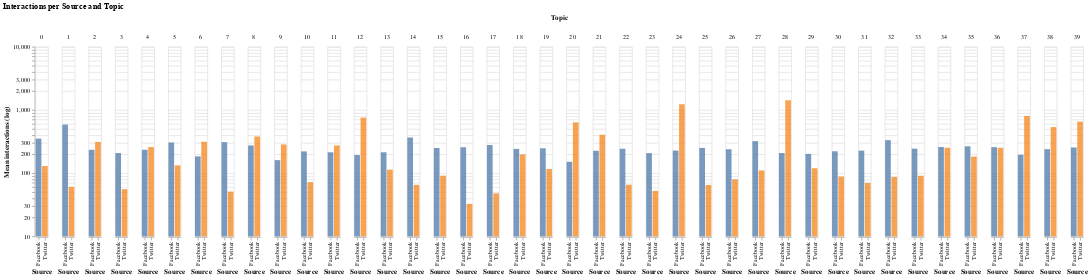

The notebook cell this image was saved under:
### Code cell
p_data = grouped.copy()
p_data["source"] = p_data.index.get_level_values("source")
p_data.columns = ["count", "sum", "mean", "Source"]
p_data.reset_index(inplace=True)
p_data["Topic"] = p_data.topic_interpretation

chart = alt.Chart(p_data, title="Interactions per Source and Topic").mark_bar().encode(
    alt.X("Source:N"),
    alt.Y("sum(mean):Q", 
          scale=alt.Scale(type="log", base=10),
          title="Mean interactions (log)"),
    column=alt.Column("topic:O", title="Topic"),
    color=alt.Color("Source", legend=None),
    opacity=alt.value(0.75),
    tooltip=["Topic"]
).properties(
    width=20
)

#chart.save(os.path.join(figures_path, "topics", "mean_interactions_per_source.html"))
chart

### Figure 1 — Vega-Lite specification as saved in the notebook (floating-point values rounded to 4 significant figures)
{"$schema": "https://vega.github.io/schema/vega-lite/v3.4.0.json", "config": {"mark": {"tooltip": null}, "view": {"height": 300, "width": 400}}, "data": {"name": "data-ac91a7fc7f07d11bac42b6972d47b0d1"}, "datasets": {"data-ac91a7fc7f07d11bac42b6972d47b0d1": [{"Source": "Facebook", "Topic": "-", "count": 301, "mean": 351.7, "source": "Facebook", "sum": 105855, "topic": 0, "topic_interpretation": "-"}, {"Source": "Twitter", "Topic": "-", "count": 575, "mean": 129.9, "source": "Twitter", "sum": 74694, "topic": 0, "topic_interpretation": "-"}, {"Source": "Facebook", "Topic": "Wahlwerbung & Dank", "count": 1403, "mean": 587.5, "source": "Facebook", "sum": 824235, "topic": 1, "topic_interpretation": "Wahlwerbung & Dank"}, {"Source": "Twitter", "Topic": "Wahlwerbung & Dank", "count": 907, "mean": 60.6, "source": "Twitter", "sum": 54967, "topic": 1, "topic_interpretation": "Wahlwerbung & Dank"}, {"Source": "Facebook", "Topic": "Linke Themen", "count": 263, "mean": 234.3, "source": "Facebook", "sum": 61623, "topic": 2, "topic_interpretation": "Linke Themen"}, {"Source": "Twitter", "Topic": "Linke Themen", "count": 258, "mean": 312.0, "source": "Twitter", "sum": 80505, "topic": 2, "topic_interpretation": "Linke Themen"}, {"Source": "Facebook", "Topic": "-", "count": 242, "mean": 208.0, "source": "Facebook", "sum": 50335, "topic": 3, "topic_interpretation": "-"}, {"Source": "Twitter", "Topic": "-", "count": 210, "mean": 55.85, "source": "Twitter", "sum": 11729, "topic": 3, "topic_interpretation": "-"}, {"Source": "Facebook", "Topic": "-", "count": 181, "mean": 234.6, "source": "Facebook", "sum": 42462, "topic": 4, "topic_interpretation": "-"}, {"Source": "Twitter", "Topic": "-", "count": 144, "mean": 258.9, "source": "Twitter", "sum": 37284, "topic": 4, "topic_interpretation": "-"}, {"Source": "Facebook", "Topic": "FPÖ", "count": 324, "mean": 305.8, "source": "Facebook", "sum": 99072, "topic": 5, "topic_interpretation": "FPÖ"}, {"Source": "Twitter", "Topic": "FPÖ", "count": 240, "mean": 132.8, "source": "Twitter", "sum": 31867, "topic": 5, "topic_interpretation": "FPÖ"}, {"Source": "Facebook", "Topic": "Wandel (Partei)", "count": 226, "mean": 184.4, "source": "Facebook", "sum": 41681, "topic": 6, "topic_interpretation": "Wandel (Partei)"}, {"Source": "Twitter", "Topic": "Wandel (Partei)", "count": 146, "mean": 314.0, "source": "Twitter", "sum": 45843, "topic": 6, "topic_interpretation": "Wandel (Partei)"}, {"Source": "Facebook", "Topic": "Anti-Rechts", "count": 617, "mean": 309.6, "source": "Facebook", "sum": 191025, "topic": 7, "topic_interpretation": "Anti-Rechts"}, {"Source": "Twitter", "Topic": "Anti-Rechts", "count": 602, "mean": 51.11, "source": "Twitter", "sum": 30771, "topic": 7, "topic_interpretation": "Anti-Rechts"}, {"Source": "Facebook", "Topic": "-", "count": 234, "mean": 274.2, "source": "Facebook", "sum": 64165, "topic": 8, "topic_interpretation": "-"}, {"Source": "Twitter", "Topic": "-", "count": 183, "mean": 380.5, "source": "Twitter", "sum": 69635, "topic": 8, "topic_interpretation": "-"}, {"Source": "Facebook", "Topic": "Extrem Links", "count": 315, "mean": 160.9, "source": "Facebook", "sum": 50675, "topic": 9, "topic_interpretation": "Extrem Links"}, {"Source": "Twitter", "Topic": "Extrem Links", "count": 274, "mean": 284.7, "source": "Twitter", "sum": 78018, "topic": 9, "topic_interpretation": "Extrem Links"}, {"Source": "Facebook", "Topic": "Liberal", "count": 217, "mean": 221.0, "source": "Facebook", "sum": 47967, "topic": 10, "topic_interpretation": "Liberal"}, {"Source": "Twitter", "Topic": "Liberal", "count": 214, "mean": 72.05, "source": "Twitter", "sum": 15419, "topic": 10, "topic_interpretation": "Liberal"}, {"Source": "Facebook", "Topic": "-", "count": 250, "mean": 214.0, "source": "Facebook", "sum": 53497, "topic": 11, "topic_interpretation": "-"}, {"Source": "Twitter", "Topic": "-", "count": 226, "mean": 274.6, "source": "Twitter", "sum": 62056, "topic": 11, "topic_interpretation": "-"}, {"Source": "Facebook", "Topic": "-", "count": 247, "mean": 193.3, "source": "Facebook", "sum": 47753, "topic": 12, "topic_interpretation": "-"}, {"Source": "Twitter", "Topic": "-", "count": 201, "mean": 756.3, "source": "Twitter", "sum": 152021, "topic": 12, "topic_interpretation": "-"}, {"Source": "Facebook", "Topic": "Mobilisierung Wien", "count": 178, "mean": 214.0, "source": "Facebook", "sum": 38099, "topic": 13, "topic_interpretation": "Mobilisierung Wien"}, {"Source": "Twitter", "Topic": "Mobilisierung Wien", "count": 155, "mean": 113.8, "source": "Twitter", "sum": 17644, "topic": 13, "topic_interpretation": "Mobilisierung Wien"}, {"Source": "Facebook", "Topic": "ORF Wahldebatte", "count": 209, "mean": 366.7, "source": "Facebook", "sum": 76634, "topic": 14, "topic_interpretation": "ORF Wahldebatte"}, {"Source": "Twitter", "Topic": "ORF Wahldebatte", "count": 175, "mean": 65.37, "source": "Twitter", "sum": 11440, "topic": 14, "topic_interpretation": "ORF Wahldebatte"}, {"Source": "Facebook", "Topic": "Mobilisierung Länder", "count": 242, "mean": 250.3, "source": "Facebook", "sum": 60577, "topic": 15, "topic_interpretation": "Mobilisierung Länder"}, {"Source": "Twitter", "Topic": "Mobilisierung Länder", "count": 194, "mean": 91.37, "source": "Twitter", "sum": 17726, "topic": 15, "topic_interpretation": "Mobilisierung Länder"}, {"Source": "Facebook", "Topic": "-", "count": 529, "mean": 257.3, "source": "Facebook", "sum": 136111, "topic": 16, "topic_interpretation": "-"}, {"Source": "Twitter", "Topic": "-", "count": 1007, "mean": 32.68, "source": "Twitter", "sum": 32908, "topic": 16, "topic_interpretation": "-"}, {"Source": "Facebook", "Topic": "Puls4 Wahldebatte", "count": 387, "mean": 279.1, "source": "Facebook", "sum": 108018, "topic": 17, "topic_interpretation": "Puls4 Wahldebatte"}, {"Source": "Twitter", "Topic": "Puls4 Wahldebatte", "count": 272, "mean": 47.86, "source": "Twitter", "sum": 13018, "topic": 17, "topic_interpretation": "Puls4 Wahldebatte"}, {"Source": "Facebook", "Topic": "Emotionen", "count": 215, "mean": 242.4, "source": "Facebook", "sum": 52106, "topic": 18, "topic_interpretation": "Emotionen"}, {"Source": "Twitter", "Topic": "Emotionen", "count": 202, "mean": 198.2, "source": "Twitter", "sum": 40043, "topic": 18, "topic_interpretation": "Emotionen"}, {"Source": "Facebook", "Topic": "Außenpolitik", "count": 214, "mean": 247.5, "source": "Facebook", "sum": 52967, "topic": 19, "topic_interpretation": "Außenpolitik"}, {"Source": "Twitter", "Topic": "Außenpolitik", "count": 213, "mean": 116.2, "source": "Twitter", "sum": 24753, "topic": 19, "topic_interpretation": "Außenpolitik"}, {"Source": "Facebook", "Topic": "Wahlprognose", "count": 209, "mean": 151.5, "source": "Facebook", "sum": 31662, "topic": 20, "topic_interpretation": "Wahlprognose"}, {"Source": "Twitter", "Topic": "Wahlprognose", "count": 271, "mean": 636.3, "source": "Twitter", "sum": 172438, "topic": 20, "topic_interpretation": "Wahlprognose"}, {"Source": "Facebook", "Topic": "Umwelt", "count": 219, "mean": 226.3, "source": "Facebook", "sum": 49558, "topic": 21, "topic_interpretation": "Umwelt"}, {"Source": "Twitter", "Topic": "Umwelt", "count": 203, "mean": 405.2, "source": "Twitter", "sum": 82256, "topic": 21, "topic_interpretation": "Umwelt"}, {"Source": "Facebook", "Topic": "-", "count": 300, "mean": 243.5, "source": "Facebook", "sum": 73039, "topic": 22, "topic_interpretation": "-"}, {"Source": "Twitter", "Topic": "-", "count": 338, "mean": 65.59, "source": "Twitter", "sum": 22171, "topic": 22, "topic_interpretation": "-"}, {"Source": "Facebook", "Topic": "-", "count": 312, "mean": 207.5, "source": "Facebook", "sum": 64745, "topic": 23, "topic_interpretation": "-"}, {"Source": "Twitter", "Topic": "-", "count": 233, "mean": 52.33, "source": "Twitter", "sum": 12194, "topic": 23, "topic_interpretation": "-"}, {"Source": "Facebook", "Topic": "-", "count": 184, "mean": 227.9, "source": "Facebook", "sum": 41925, "topic": 24, "topic_interpretation": "-"}, {"Source": "Twitter", "Topic": "-", "count": 174, "mean": 1232.0, "source": "Twitter", "sum": 214287, "topic": 24, "topic_interpretation": "-"}, {"Source": "Facebook", "Topic": "Polarisierung", "count": 299, "mean": 250.8, "source": "Facebook", "sum": 75002, "topic": 25, "topic_interpretation": "Polarisierung"}, {"Source": "Twitter", "Topic": "Polarisierung", "count": 278, "mean": 65.03, "source": "Twitter", "sum": 18079, "topic": 25, "topic_interpretation": "Polarisierung"}, {"Source": "Facebook", "Topic": "Strache", "count": 219, "mean": 239.1, "source": "Facebook", "sum": 52365, "topic": 26, "topic_interpretation": "Strache"}, {"Source": "Twitter", "Topic": "Strache", "count": 175, "mean": 79.98, "source": "Twitter", "sum": 13996, "topic": 26, "topic_interpretation": "Strache"}, {"Source": "Facebook", "Topic": "-", "count": 250, "mean": 321.0, "source": "Facebook", "sum": 80238, "topic": 27, "topic_interpretation": "-"}, {"Source": "Twitter", "Topic": "-", "count": 240, "mean": 110.4, "source": "Twitter", "sum": 26500, "topic": 27, "topic_interpretation": "-"}, {"Source": "Facebook", "Topic": "-", "count": 241, "mean": 208.3, "source": "Facebook", "sum": 50193, "topic": 28, "topic_interpretation": "-"}, {"Source": "Twitter", "Topic": "-", "count": 273, "mean": 1429.0, "source": "Twitter", "sum": 390006, "topic": 28, "topic_interpretation": "-"}, {"Source": "Facebook", "Topic": "Neos", "count": 224, "mean": 201.8, "source": "Facebook", "sum": 45206, "topic": 29, "topic_interpretation": "Neos"}, {"Source": "Twitter", "Topic": "Neos", "count": 195, "mean": 119.7, "source": "Twitter", "sum": 23334, "topic": 29, "topic_interpretation": "Neos"}, {"Source": "Facebook", "Topic": "-", "count": 196, "mean": 221.9, "source": "Facebook", "sum": 43502, "topic": 30, "topic_interpretation": "-"}, {"Source": "Twitter", "Topic": "-", "count": 168, "mean": 88.48, "source": "Twitter", "sum": 14865, "topic": 30, "topic_interpretation": "-"}, {"Source": "Facebook", "Topic": "-", "count": 219, "mean": 227.4, "source": "Facebook", "sum": 49808, "topic": 31, "topic_interpretation": "-"}, {"Source": "Twitter", "Topic": "-", "count": 195, "mean": 69.88, "source": "Twitter", "sum": 13627, "topic": 31, "topic_interpretation": "-"}, {"Source": "Facebook", "Topic": "-", "count": 404, "mean": 333.2, "source": "Facebook", "sum": 134627, "topic": 32, "topic_interpretation": "-"}, {"Source": "Twitter", "Topic": "-", "count": 248, "mean": 87.17, "source": "Twitter", "sum": 21618, "topic": 32, "topic_interpretation": "-"}, {"Source": "Facebook", "Topic": "-", "count": 210, "mean": 244.3, "source": "Facebook", "sum": 51298, "topic": 33, "topic_interpretation": "-"}, {"Source": "Twitter", "Topic": "-", "count": 185, "mean": 91.02, "source": "Twitter", "sum": 16838, "topic": 33, "topic_interpretation": "-"}, {"Source": "Facebook", "Topic": "-", "count": 318, "mean": 259.1, "source": "Facebook", "sum": 82402, "topic": 34, "topic_interpretation": "-"}, {"Source": "Twitter", "Topic": "-", "count": 227, "mean": 252.8, "source": "Twitter", "sum": 57379, "topic": 34, "topic_interpretation": "-"}, {"Source": "Facebook", "Topic": "Greta Thunberg", "count": 301, "mean": 266.3, "source": "Facebook", "sum": 80163, "topic": 35, "topic_interpretation": "Greta Thunberg"}, {"Source": "Twitter", "Topic": "Greta Thunberg", "count": 199, "mean": 182.9, "source": "Twitter", "sum": 36399, "topic": 35, "topic_interpretation": "Greta Thunberg"}, {"Source": "Facebook", "Topic": "-", "count": 228, "mean": 258.0, "source": "Facebook", "sum": 58829, "topic": 36, "topic_interpretation": "-"}, {"Source": "Twitter", "Topic": "-", "count": 166, "mean": 252.2, "source": "Twitter", "sum": 41859, "topic": 36, "topic_interpretation": "-"}, {"Source": "Facebook", "Topic": "-", "count": 216, "mean": 195.7, "source": "Facebook", "sum": 42278, "topic": 37, "topic_interpretation": "-"}, {"Source": "Twitter", "Topic": "-", "count": 177, "mean": 804.6, "source": "Twitter", "sum": 142418, "topic": 37, "topic_interpretation": "-"}, {"Source": "Facebook", "Topic": "-", "count": 245, "mean": 239.7, "source": "Facebook", "sum": 58728, "topic": 38, "topic_interpretation": "-"}, {"Source": "Twitter", "Topic": "-", "count": 175, "mean": 536.0, "source": "Twitter", "sum": 93796, "topic": 38, "topic_interpretation": "-"}, {"Source": "Facebook", "Topic": "-", "count": 229, "mean": 254.9, "source": "Facebook", "sum": 58367, "topic": 39, "topic_interpretation": "-"}, {"Source": "Twitter", "Topic": "-", "count": 199, "mean": 653.9, "source": "Twitter", "sum": 130123, "topic": 39, "topic_interpretation": "-"}]}, "encoding": {"color": {"field": "Source", "legend": null, "type": "nominal"}, "column": {"field": "topic", "title": "Topic", "type": "ordinal"}, "opacity": {"value": 0.75}, "tooltip": [{"field": "Topic", "type": "nominal"}], "x": {"field": "Source", "type": "nominal"}, "y": {"aggregate": "sum", "field": "mean", "scale": {"base": 10, "type": "log"}, "title": "Mean interactions (log)", "type": "quantitative"}}, "mark": "bar", "title": "Interactions per Source and Topic", "width": 20}
